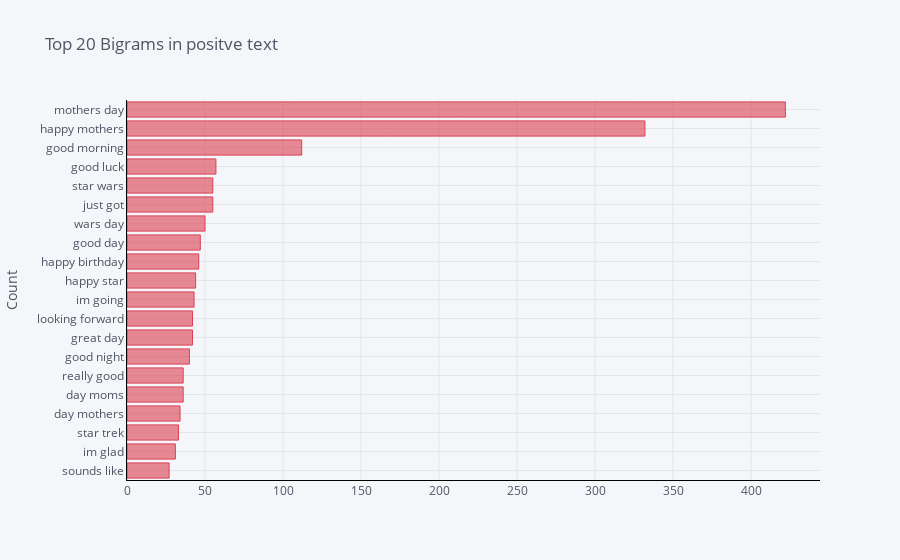
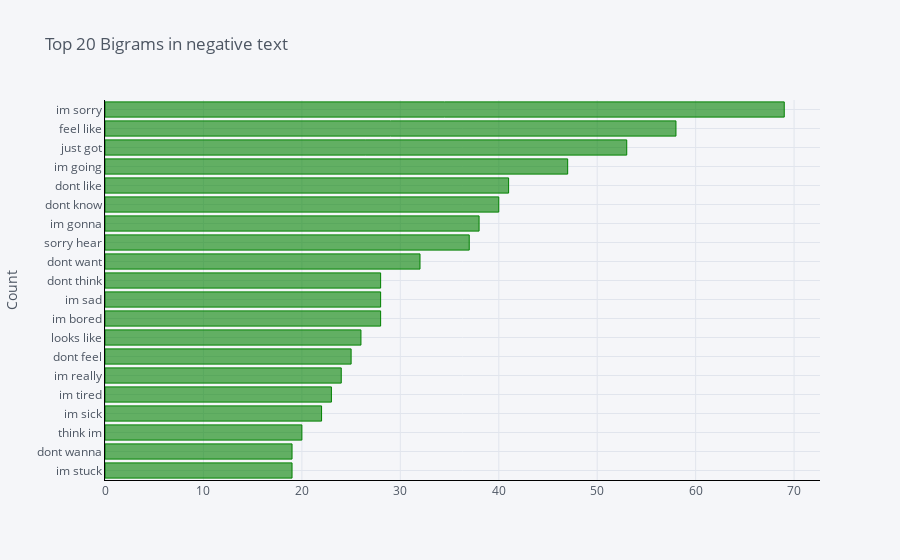
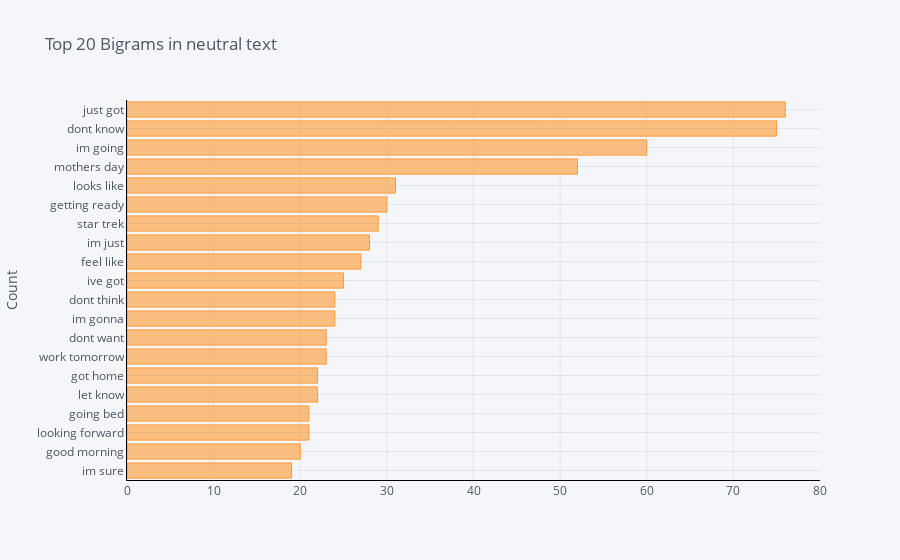

Notebook cell for these charts, in order:
### Code cell
pos_bigrams = get_top_n_gram(pos['text_clean'],(2,2),20)
neg_bigrams = get_top_n_gram(neg['text_clean'],(2,2),20)
neutral_bigrams = get_top_n_gram(neutral['text_clean'],(2,2),20)



#for word, freq in top_bigrams:
    #print(word, freq)
df1 = pd.DataFrame(pos_bigrams, columns = ['Text' , 'count'])
df1.groupby('Text').sum()['count'].sort_values(ascending=True).iplot(
    kind='bar', yTitle='Count', linecolor='black',color='red', title='Top 20 Bigrams in positve text',orientation='h')

df2 = pd.DataFrame(neg_bigrams, columns = ['Text' , 'count'])
df2.groupby('Text').sum()['count'].sort_values(ascending=True).iplot(
    kind='bar', yTitle='Count', linecolor='black', color='green',title='Top 20 Bigrams in negative text',orientation='h')

df3 = pd.DataFrame(neutral_bigrams, columns = ['Text' , 'count'])
df3.groupby('Text').sum()['count'].sort_values(ascending=True).iplot(
    kind='bar', yTitle='Count', linecolor='black', title='Top 20 Bigrams in neutral text',orientation='h')

### Figure 1 — Plotly figure (JSON) as saved in the notebook; plotly's stock layout.template omitted (floating-point values rounded to 4 significant figures)
{"data": [{"marker": {"color": "rgba(219, 64, 82, 0.6)", "line": {"color": "rgba(219, 64, 82, 1.0)", "width": 1}}, "name": "count", "orientation": "h", "text": "", "type": "bar", "x": [27, 31, 33, 34, 36, 36, 40, 42, 42, 43, 44, 46, 47, 50, 55, 55, 57, 112, 332, 422], "y": ["sounds like", "im glad", "star trek", "day mothers", "day moms", "really good", "good night", "great day", "looking forward", "im going", "happy star", "happy birthday", "good day", "wars day", "just got", "star wars", "good luck", "good morning", "happy mothers", "mothers day"]}], "layout": {"legend": {"bgcolor": "#F5F6F9", "font": {"color": "#4D5663"}}, "paper_bgcolor": "#F5F6F9", "plot_bgcolor": "#F5F6F9", "title": {"font": {"color": "#4D5663"}, "text": "Top 20 Bigrams in positve text"}, "xaxis": {"gridcolor": "#E1E5ED", "linecolor": "black", "showgrid": true, "tickfont": {"color": "#4D5663"}, "title": {"font": {"color": "#4D5663"}, "text": ""}, "zerolinecolor": "#E1E5ED"}, "yaxis": {"gridcolor": "#E1E5ED", "linecolor": "black", "showgrid": true, "tickfont": {"color": "#4D5663"}, "title": {"font": {"color": "#4D5663"}, "text": "Count"}, "zerolinecolor": "#E1E5ED"}}}

### Figure 2 — Plotly figure (JSON) as saved in the notebook; plotly's stock layout.template omitted (floating-point values rounded to 4 significant figures)
{"data": [{"marker": {"color": "rgba(0, 128, 0, 0.6)", "line": {"color": "rgba(0, 128, 0, 1.0)", "width": 1}}, "name": "count", "orientation": "h", "text": "", "type": "bar", "x": [19, 19, 20, 22, 23, 24, 25, 26, 28, 28, 28, 32, 37, 38, 40, 41, 47, 53, 58, 69], "y": ["im stuck", "dont wanna", "think im", "im sick", "im tired", "im really", "dont feel", "looks like", "im bored", "im sad", "dont think", "dont want", "sorry hear", "im gonna", "dont know", "dont like", "im going", "just got", "feel like", "im sorry"]}], "layout": {"legend": {"bgcolor": "#F5F6F9", "font": {"color": "#4D5663"}}, "paper_bgcolor": "#F5F6F9", "plot_bgcolor": "#F5F6F9", "title": {"font": {"color": "#4D5663"}, "text": "Top 20 Bigrams in negative text"}, "xaxis": {"gridcolor": "#E1E5ED", "linecolor": "black", "showgrid": true, "tickfont": {"color": "#4D5663"}, "title": {"font": {"color": "#4D5663"}, "text": ""}, "zerolinecolor": "#E1E5ED"}, "yaxis": {"gridcolor": "#E1E5ED", "linecolor": "black", "showgrid": true, "tickfont": {"color": "#4D5663"}, "title": {"font": {"color": "#4D5663"}, "text": "Count"}, "zerolinecolor": "#E1E5ED"}}}

### Figure 3 — Plotly figure (JSON) as saved in the notebook; plotly's stock layout.template omitted (floating-point values rounded to 4 significant figures)
{"data": [{"marker": {"color": "rgba(255, 153, 51, 0.6)", "line": {"color": "rgba(255, 153, 51, 1.0)", "width": 1}}, "name": "count", "orientation": "h", "text": "", "type": "bar", "x": [19, 20, 21, 21, 22, 22, 23, 23, 24, 24, 25, 27, 28, 29, 30, 31, 52, 60, 75, 76], "y": ["im sure", "good morning", "looking forward", "going bed", "let know", "got home", "work tomorrow", "dont want", "im gonna", "dont think", "ive got", "feel like", "im just", "star trek", "getting ready", "looks like", "mothers day", "im going", "dont know", "just got"]}], "layout": {"legend": {"bgcolor": "#F5F6F9", "font": {"color": "#4D5663"}}, "paper_bgcolor": "#F5F6F9", "plot_bgcolor": "#F5F6F9", "title": {"font": {"color": "#4D5663"}, "text": "Top 20 Bigrams in neutral text"}, "xaxis": {"gridcolor": "#E1E5ED", "linecolor": "black", "showgrid": true, "tickfont": {"color": "#4D5663"}, "title": {"font": {"color": "#4D5663"}, "text": ""}, "zerolinecolor": "#E1E5ED"}, "yaxis": {"gridcolor": "#E1E5ED", "linecolor": "black", "showgrid": true, "tickfont": {"color": "#4D5663"}, "title": {"font": {"color": "#4D5663"}, "text": "Count"}, "zerolinecolor": "#E1E5ED"}}}
